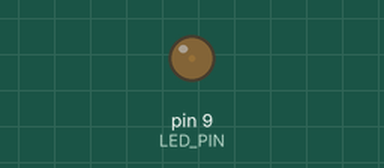
This sketch was run on a simulated Arduino Uno, built with avr-gcc and run on an emulated ATmega328P. Parts: output pins drawn as LEDs (lit = HIGH).

Above: at 0.05 s.
At 0.95 s:
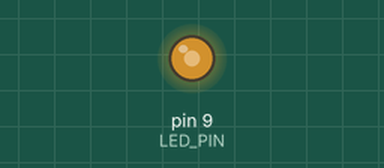
At 1.4 s:
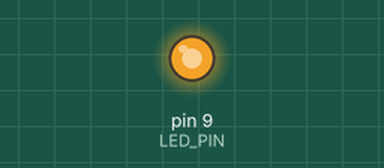
At 2.75 s:
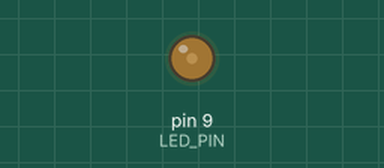
Timing chart, 0 to 7.0 s (numbered marks = the images above):
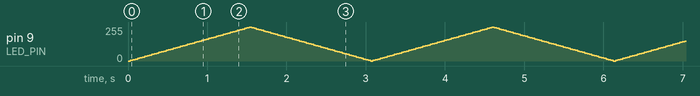

The sketch:

FadeLED.ino
```cpp
#define LED_PIN 9  // The Arduino UNO R4 pin connected to the LED

int brightness = 0;  // how bright the LED is
int fade_step = 5;  // how many points to fade the LED by

// the setup routine runs once when you press reset:
void setup() {
  // declare pin 9 to be an output:
  pinMode(LED_PIN, OUTPUT);
}

// the loop routine runs over and over again forever:
void loop() {
  // set the brightness of pin 9:
  analogWrite(LED_PIN, brightness);

  // change the brightness for next time through the loop:
  brightness = brightness + fade_step;

  // reverse the direction of the fading at the ends of the fade:
  if (brightness <= 0 || brightness >= 255) {
    fade_step = -fade_step;
  }
  // wait for 30 milliseconds to see the dimming effect
  delay(30);
}
```
